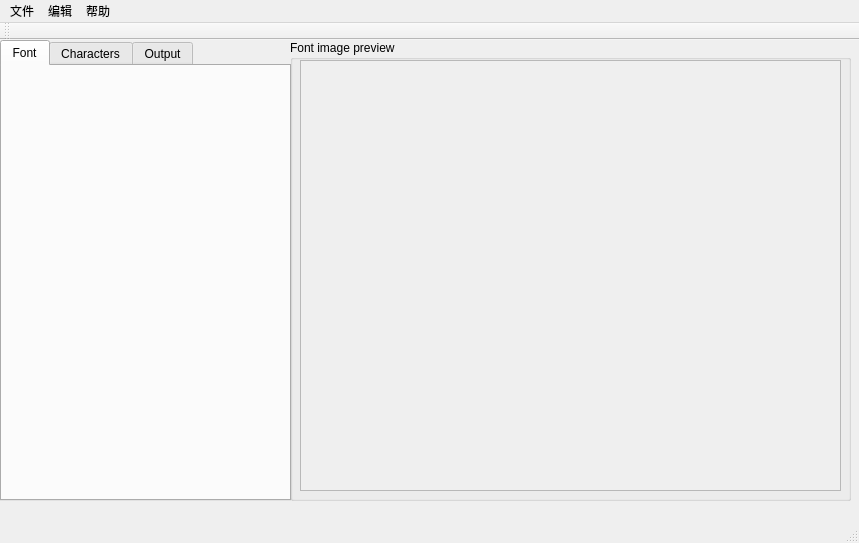
<?xml version="1.0" encoding="UTF-8"?>
<ui version="4.0">
 <class>MainWindow</class>
 <widget class="QMainWindow" name="MainWindow">
  <property name="geometry">
   <rect>
    <x>0</x>
    <y>0</y>
    <width>859</width>
    <height>543</height>
   </rect>
  </property>
  <property name="windowTitle">
   <string>FontConverter</string>
  </property>
  <property name="windowIcon">
   <iconset resource="resource.qrc">
    <normaloff>:/resource/image/icon_48.png</normaloff>:/resource/image/icon_48.png</iconset>
  </property>
  <widget class="QWidget" name="centralWidget">
   <widget class="QTabWidget" name="tabWidget">
    <property name="geometry">
     <rect>
      <x>0</x>
      <y>0</y>
      <width>291</width>
      <height>461</height>
     </rect>
    </property>
    <property name="locale">
     <locale language="Chinese" country="China"/>
    </property>
    <property name="currentIndex">
     <number>0</number>
    </property>
    <widget class="QWidget" name="tab_Font">
     <attribute name="title">
      <string>Font</string>
     </attribute>
     <layout class="QVBoxLayout" name="verticalLayout_2">
      <item>
       <widget class="FontConfigFrame" name="widget" native="true"/>
      </item>
     </layout>
    </widget>
    <widget class="QWidget" name="tab_Charaters">
     <attribute name="title">
      <string>Characters</string>
     </attribute>
     <layout class="QVBoxLayout" name="verticalLayout_4">
      <item>
       <widget class="CharactersFrame" name="frameCharacters" native="true"/>
      </item>
     </layout>
    </widget>
    <widget class="QWidget" name="tab_Output">
     <attribute name="title">
      <string>Output</string>
     </attribute>
     <layout class="QVBoxLayout" name="verticalLayout_7"/>
    </widget>
   </widget>
   <widget class="QGroupBox" name="groupBox">
    <property name="geometry">
     <rect>
      <x>290</x>
      <y>0</y>
      <width>561</width>
      <height>461</height>
     </rect>
    </property>
    <property name="title">
     <string>Font image preview</string>
    </property>
    <widget class="QScrollArea" name="scrollArea">
     <property name="geometry">
      <rect>
       <x>10</x>
       <y>20</y>
       <width>541</width>
       <height>431</height>
      </rect>
     </property>
     <property name="widgetResizable">
      <bool>true</bool>
     </property>
     <widget class="QWidget" name="scrollAreaWidgetContents">
      <property name="geometry">
       <rect>
        <x>0</x>
        <y>0</y>
        <width>539</width>
        <height>429</height>
       </rect>
      </property>
     </widget>
    </widget>
   </widget>
  </widget>
  <widget class="QMenuBar" name="menuBar">
   <property name="geometry">
    <rect>
     <x>0</x>
     <y>0</y>
     <width>859</width>
     <height>23</height>
    </rect>
   </property>
   <widget class="QMenu" name="menu">
    <property name="title">
     <string>文件</string>
    </property>
    <addaction name="actionSadas"/>
    <addaction name="actionSadasd"/>
    <addaction name="separator"/>
    <addaction name="actionSadasd_2"/>
    <addaction name="actionAsdasd"/>
    <addaction name="actionAsdsad"/>
   </widget>
   <widget class="QMenu" name="menu_2">
    <property name="title">
     <string>编辑</string>
    </property>
   </widget>
   <widget class="QMenu" name="menu_3">
    <property name="title">
     <string>帮助</string>
    </property>
    <addaction name="actionSadhjkhs"/>
   </widget>
   <addaction name="menu"/>
   <addaction name="menu_2"/>
   <addaction name="menu_3"/>
  </widget>
  <widget class="QToolBar" name="mainToolBar">
   <attribute name="toolBarArea">
    <enum>TopToolBarArea</enum>
   </attribute>
   <attribute name="toolBarBreak">
    <bool>false</bool>
   </attribute>
  </widget>
  <widget class="QStatusBar" name="statusBar"/>
  <action name="actionSadhjkhs">
   <property name="text">
    <string>关于</string>
   </property>
  </action>
  <action name="actionSadas">
   <property name="text">
    <string>导入字符</string>
   </property>
  </action>
  <action name="actionSadasd">
   <property name="text">
    <string>导出字符</string>
   </property>
  </action>
  <action name="actionSadasd_2">
   <property name="text">
    <string>保存字模</string>
   </property>
  </action>
  <action name="actionAsdasd">
   <property name="text">
    <string>asdasd</string>
   </property>
  </action>
  <action name="actionAsdsad">
   <property name="text">
    <string>asdsad</string>
   </property>
  </action>
 </widget>
 <layoutdefault spacing="6" margin="11"/>
 <customwidgets>
  <customwidget>
   <class>CharactersFrame</class>
   <extends>QWidget</extends>
   <header>charactersframe.h</header>
   <container>1</container>
  </customwidget>
  <customwidget>
   <class>FontConfigFrame</class>
   <extends>QWidget</extends>
   <header>fontconfigframe.h</header>
   <container>1</container>
  </customwidget>
 </customwidgets>
 <resources>
  <include location="resource.qrc"/>
 </resources>
 <connections/>
</ui>
